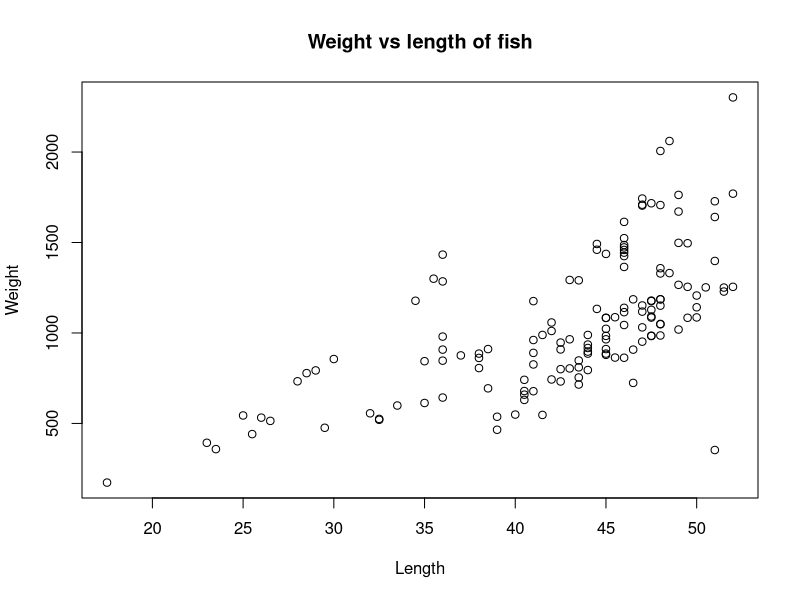
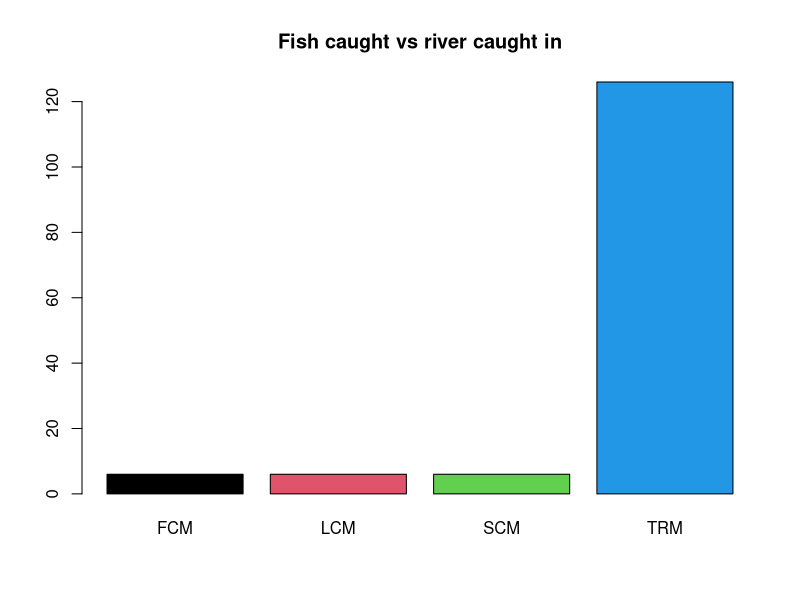
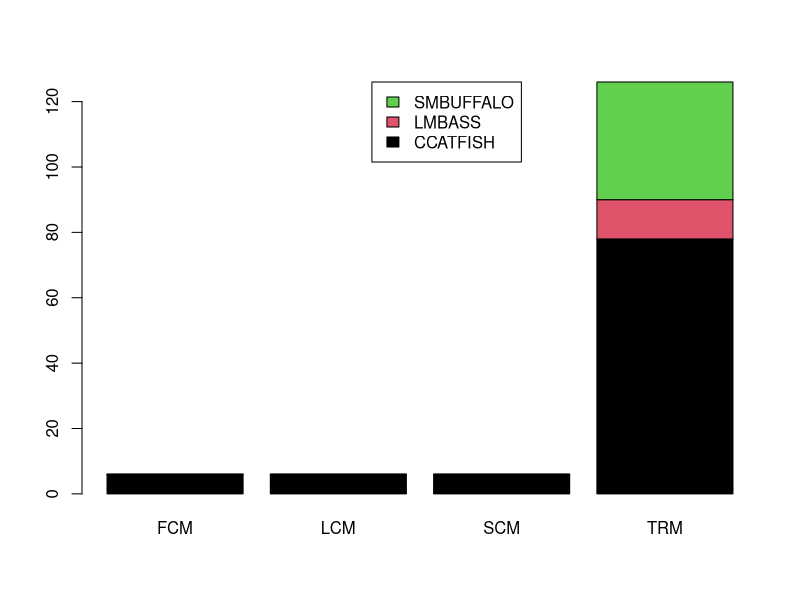
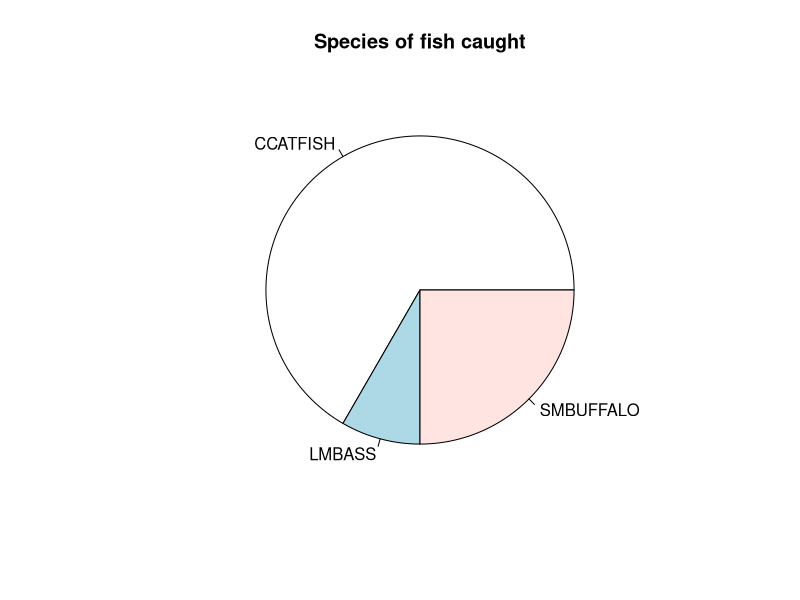
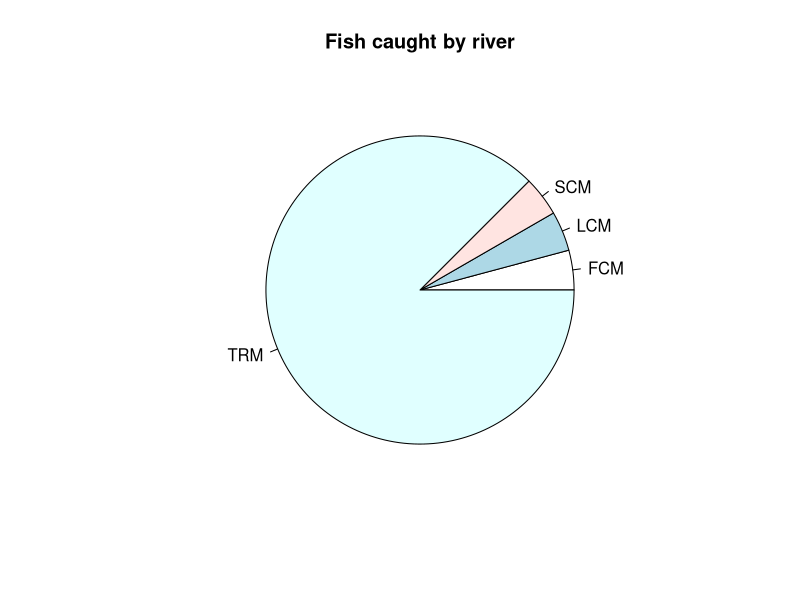
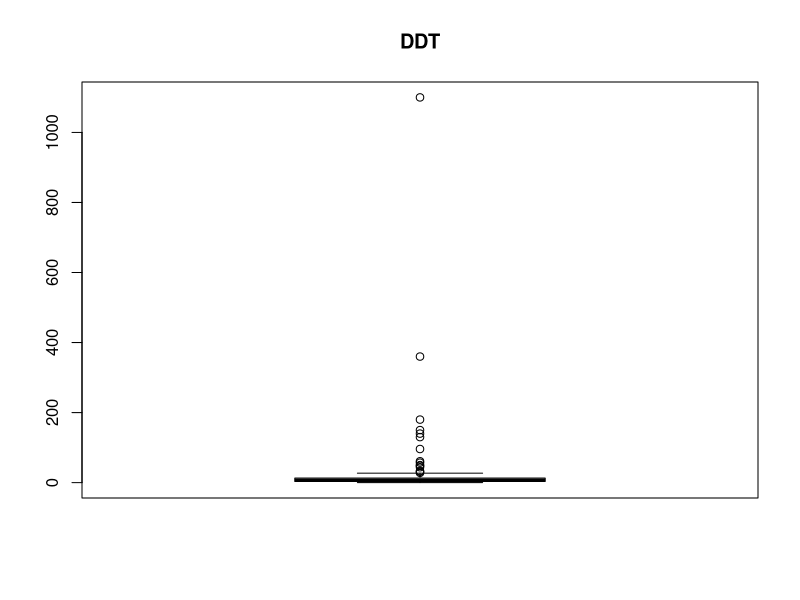
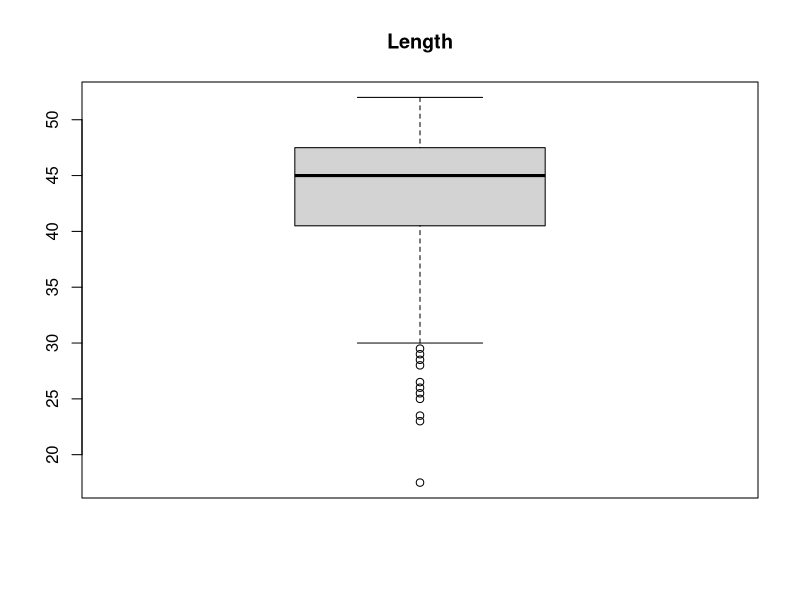
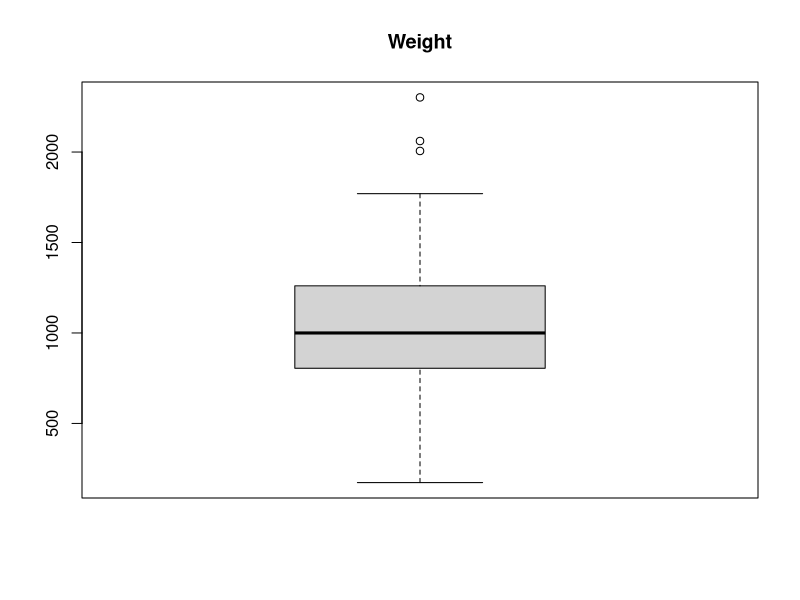

R code for these plots, in order:
## ---- chunk 1
library(ggplot2)
## ---- chunk 2
getwd()
## ---- chunk 3
ddt = read.csv("DDT.csv")
head(ddt)
## ---- chunk 4
class(ddt)
sapply(ddt,class)
## ---- chunk 5
unique(ddt$SPECIES)
## ---- chunk 6
subset(ddt, WEIGHT > 800 & SPECIES == 'LMBASS')
subset(ddt, DDT > 4.0 & RIVER == 'SCM')
## ---- chunk 7
cat("Mean length: ", mean(ddt$LENGTH), "\n")
cat("Standard deviation of weight: ", sd(ddt$WEIGHT), "\n")

plot(ddt$LENGTH, ddt$WEIGHT, main="Weight vs length of fish", xlab='Length',
     ylab='Weight')
v = 1:20
cat("v[20]/20:", v[20]/20, "\n")
## ---- chunk 8
x = table(ddt$RIVER)
x
barplot(x, col = 1:nrow(x), main="Fish caught vs river caught in")
## ---- chunk 9
x = table(ddt$SPECIES, ddt$RIVER)
x
barplot(x, legend = TRUE, col = 1:nrow(x), args.legend = list(x = "topright", inset = (c(.35,0))))
## ---- chunk 10
x = table(ddt$SPECIES)
pie(x, main="Species of fish caught")
x = table(ddt$RIVER)
pie(x, , main="Fish caught by river")
## ---- chunk 11
boxplot(ddt$DDT, data=ddt, main="DDT")
boxplot(ddt$LENGTH, data=ddt, main="Length")
boxplot(ddt$WEIGHT, data=ddt, main="Weight")
## ---- chunk 12
coplot(WEIGHT ~ LENGTH|RIVER, data=ddt)
coplot(WEIGHT ~ DDT|SPECIES, data=ddt)
## ---- chunk 13
 b = ggplot(ddt, aes(x = SPECIES, y = WEIGHT))
 b = b + geom_boxplot(aes(fill= RIVER)) + 
  theme(axis.text.x = element_text(angle=65, vjust=0.6)) + 
  labs(title="Nick Castle", 
       subtitle="Weight vs Species",
       caption="Source: DDT.csv",
       x="Species",
       y="Weight")
 b
## ---- chunk 14
 b = ggplot(ddt, aes(x = RIVER, y = LENGTH))
 b = b + geom_violin(aes(fill= SPECIES)) + 
  theme(axis.text.x = element_text(angle=65, vjust=0.6)) + 
  labs(title="Nick Castle", 
       subtitle="Length vs River",
       caption="Source: DDT.csv",
       x="River",
       y="Length")
 b
## ---- chunk 15
 b = ggplot(ddt, aes(x = WEIGHT, y = LENGTH)) + 
  geom_point(aes(color = SPECIES)) + 
  theme(axis.text.x = element_text(angle=65, vjust=0.6)) + 
  labs(title="Nick Castle", 
       subtitle="Length vs Weight",
       caption="Source: DDT.csv",
       x="Weight",
       y="Length")
 b
